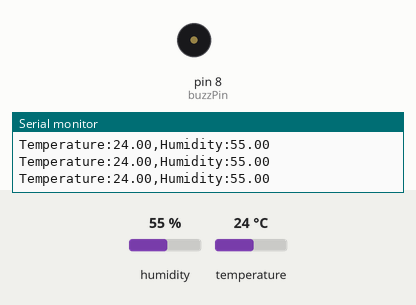
Recording of a sketch running on a simulated Arduino Uno, built with avr-gcc and run on an emulated ATmega328P. Shown: buzzer (waves = sounding, pin HIGH), the last lines printed to the serial monitor. Inputs (shaded band) come from the test bench; at power-on: temperature 24 °C, humidity 55 %.

Above: at 3.8 s.
3.9 s: temperature set to 29.6 °C
6.7 s: temperature set to 30.9 °C
At 7.5 s:
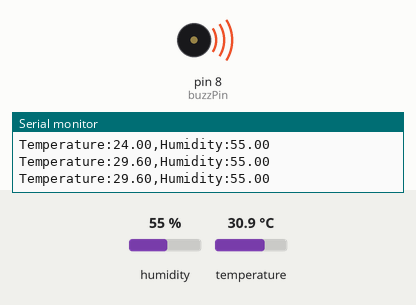
12.9 s: temperature set to 12 °C
At 13.5 s:
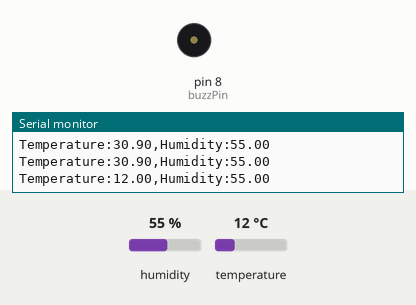
Timing chart, 0 to 15.9 s (numbered marks = the images above; inputs shaded):
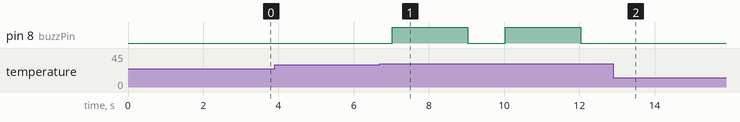

The sketch:

Temperature_working.ino
```cpp
#include <DHT.h>
#include <DHT_U.h>


#define DHTPIN 2
#define DHTTYPE DHT22

//Declare DHT object:
DHT dht(DHTPIN, DHTTYPE);
//Intialize the sensor.
int myNumb;
int buzzPin=8;
int dt=2000; //2 seconds


void setup (){
  Serial.begin(9600);
  dht.begin();
    pinMode(buzzPin,OUTPUT);
}

void loop (){
// delay(300000);
 delay(1000);
//read humidity
float humi = dht.readHumidity();
//read temperature as Celsius
float tempC = dht.readTemperature();
//read temperature as Farenheit
float tempF = dht.readTemperature(true);


//Trigger Sensor
  if (tempC>30){
    digitalWrite(buzzPin, HIGH);
    delay(dt);
    digitalWrite(buzzPin, LOW);
  }

//check if any reads failed
if (isnan(humi) || isnan(tempC) || isnan(tempF)){
  Serial.println("Failed to read from DHT sensor!");

}else {
// Serial.print("The Temp is:");
//   Serial.print(humi);
   Serial.print("Temperature:");
  Serial.print(tempC);
  Serial.print(",");


  Serial.print("Humidity:");
  Serial.println(humi);
    // Serial.print(",");


}
}
```

Measured:
- the behaviour switches between 30 and 30.1 °C on temperature (found by bisection; images 0 and 1)
- after the input at 6.7 s, pin 8 (buzzPin): alternates HIGH for 2.0 s and LOW for 1.0 s, starting after 0.33 s
- after the input at 12.9 s, pin 8 (buzzPin): stops changing and stays LOW
